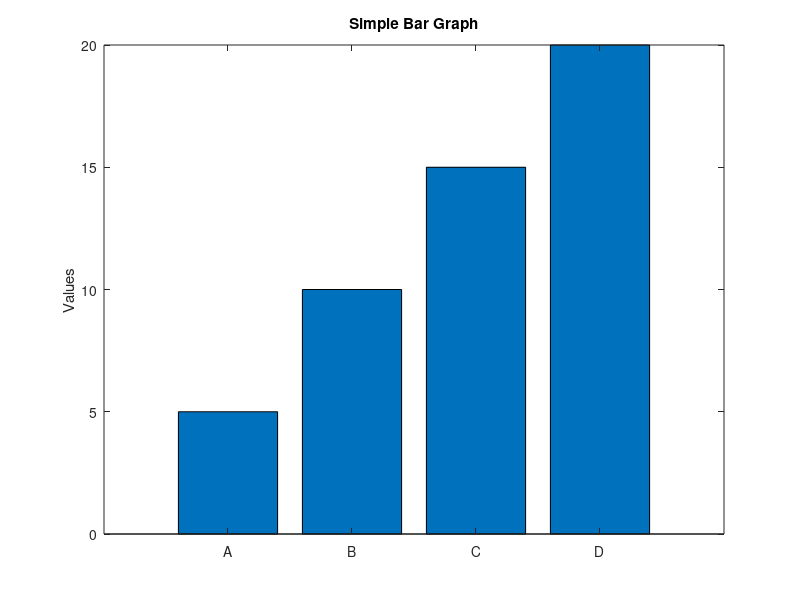

Recreate this plot in MATLAB.
values = [5, 10, 15, 20];
labels = {'A', 'B', 'C', 'D'};

bar(values);
set(gca, 'XTickLabel', labels);
title('Simple Bar Graph');
ylabel('Values');
